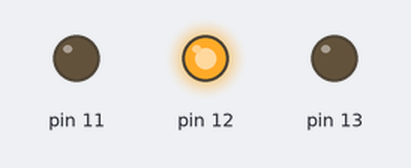
This sketch was run on a simulated Arduino Uno, built with avr-gcc and run on an emulated ATmega328P. On the bench: output pins drawn as LEDs (lit = HIGH).

Above: at 1.0 s.
At 3.0 s:
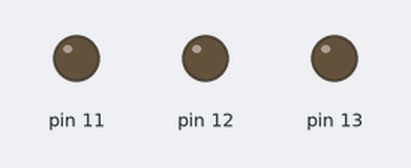
Timing chart, 0 to 5.2 s (numbered marks = the images above):
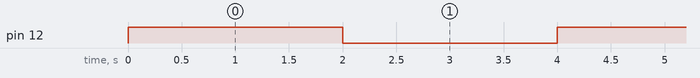

Measured:
- by itself, pin 12: alternates HIGH for 2.0 s and LOW for 2.0 s

The sketch:

ClassArduino.ino
```cpp
//====================class controle LED======================//
class LED {
  private:
    int pino;
  public:
    LED(int PinoLED)
    {
     pino=PinoLED;
     pinMode(pino,OUTPUT);
    }

    void LEDOn(float Time){
      digitalWrite(pino,HIGH);
    }
    void LEDOff(){
      digitalWrite(pino,LOW);
    }
    void LEDToggle(float Time){
      digitalWrite(pino,HIGH);
      delay(Time);
      digitalWrite(pino,LOW);
      delay(Time);

    }

};
//===========================================================//

LED led01(12);
LED led02(13);
LED led03(11);

void setup() {
  // put your setup code here, to run once:

}

void loop() {
  // put your main code here, to run repeatedly:
 led01.LEDToggle(2000);
}
```
